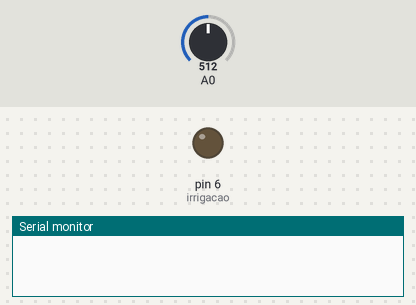
The sketch below on a simulated Arduino Uno, built with avr-gcc and run on an emulated ATmega328P. Parts: output pins drawn as LEDs (lit = HIGH), the last lines printed to the serial monitor. The test bench sets the inputs (shaded band); at power-on: A0 = 512.

Above: at 0.1 s.
At 2.1 s:
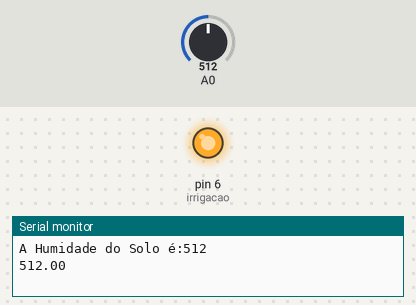
Timing chart, 0 to 3.6 s (numbered marks = the images above):
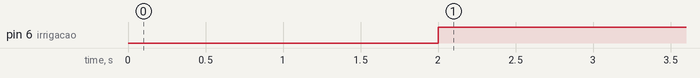

The sketch:

Sensor_de_Humidade_do_Solo.ino
```cpp
/*
  # Version    : 1.0
  # Connect the sensor to the A0(Analog 0) pin on the Arduino board

  # the sensor value description
  # 0  ~300     dry soil
  # 300~700     humid soil
  # 700~950     in water
*/
float solo;
int irrigacao = 6;

void setup(){
  Serial.begin(9600);
  pinMode(irrigacao, OUTPUT);
  digitalWrite(irrigacao, LOW);
}

void loop(){

  delay(2000);
  solo = analogRead(0);
  Serial.print("A Humidade do Solo é:");
  Serial.println(analogRead(0));
  Serial.println(solo);


  //Se a Humidade do Solo for maior ou igual que ...
  if(solo >= 400){
    //Ligar Irrigação
    digitalWrite(irrigacao, HIGH);

  }else{
    //Desligar Irrigação
    digitalWrite(irrigacao, LOW);
  }
}
```

Measured:
- by itself, pin 6 (irrigacao): LOW → HIGH at 2.0 s
